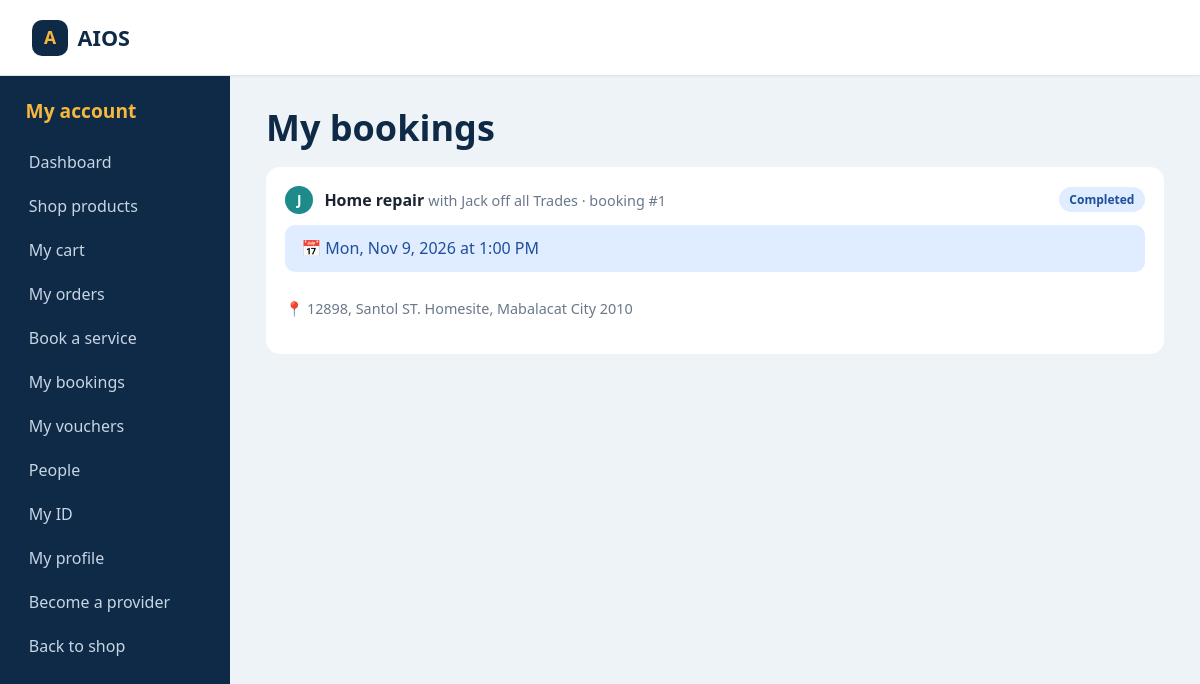
The app's page /bookings.php (signed in) with its own data.
### tables this page shows
CREATE TABLE IF NOT EXISTS bookings (
  id           INT UNSIGNED AUTO_INCREMENT PRIMARY KEY,
  client_id    INT UNSIGNED NOT NULL,
  provider_id  INT UNSIGNED NOT NULL,
  service      VARCHAR(60) NOT NULL,
  booking_date DATE NOT NULL,
  booking_time TIME NOT NULL,
  address      VARCHAR(300) NOT NULL,
  contact      VARCHAR(140) NOT NULL,
  notes        VARCHAR(500) NULL,
  status       ENUM('pending','confirmed','declined','completed','cancelled') NOT NULL DEFAULT 'pending',
  created_at   DATETIME NOT NULL,
  updated_at   DATETIME NULL,
  KEY by_client (client_id),
  KEY by_provider (provider_id, booking_date),
  FOREIGN KEY (client_id)   REFERENCES users(id) ON DELETE CASCADE,
  FOREIGN KEY (provider_id) REFERENCES users(id) ON DELETE CASCADE
);

### bookings.php (the view, shortened to what this page needs)
<?php
require_once __DIR__ . '/includes/bootstrap.php';
$uid = (int)$_SESSION['user_id'];
$st = db()->prepare('SELECT b.*, ' . store_expr('b.provider_id', 'u.first_name') . ' AS store, u.photo FROM bookings b JOIN users u ON u.id = b.provider_id
                     WHERE b.client_id = ? ORDER BY b.booking_date DESC, b.booking_time DESC LIMIT 60');
$st->execute([$uid]);
$bookings = $st->fetchAll();
?>
<!DOCTYPE html>
<html lang="en">
<head>
  <link rel="stylesheet" href="css/style.css">
</head>
<body>
  <?php include __DIR__ . '/includes/topbar.php'; ?>
  <div class="dash">
    <?php include __DIR__ . '/includes/sidebar.php'; ?>
    <main class="dash-main">
      <h1>My bookings</h1>
      <?php foreach ($bookings as $b): [$label, $class] = booking_badge($b['status']); ?>
        <div class="card order-card">
          <div class="order-head">
            <div class="who"><span class="avatar-sm"><?= avatar_art($b['photo'] ?? '', $b['store']) ?></span>
              <div><strong><?= htmlspecialchars($b['service']) ?></strong> <span class="muted">with <?= htmlspecialchars($b['store']) ?> &middot; booking #<?= (int)$b['id'] ?></span></div></div>
            <span class="badge <?= $class ?>"><?= $label ?></span>
          </div>
          <p class="eta-box<?= $b['status'] === 'completed' ? ' done' : '' ?>">&#128197; <?= htmlspecialchars(booking_when($b)) ?></p>
          <p class="muted">&#128205; <?= htmlspecialchars($b['address']) ?><?= $b['notes'] ? ' &middot; Your note: ' . htmlspecialchars($b['notes']) : '' ?></p>
        </div>
      <?php endforeach; ?>
    </main>
  </div>
</body>
</html>

### includes/bootstrap.php (shortened to what this page needs)
<?php
function db(): PDO {
    static $pdo = null;
    if (!$pdo) {
        $pdo = new PDO('mysql:host=' . DB_HOST . ';dbname=' . DB_NAME . ';charset=utf8mb4', DB_USER, DB_PASS, [
            PDO::ATTR_ERRMODE            => PDO::ERRMODE_EXCEPTION,
            PDO::ATTR_DEFAULT_FETCH_MODE => PDO::FETCH_ASSOC,
        ]);
    }
    return $pdo;
}
function store_expr(string $idCol, string $nameCol): string {
    return "COALESCE((SELECT a.business_name FROM provider_applications a WHERE a.user_id = $idCol AND a.status = 'approved' ORDER BY a.id DESC LIMIT 1), NULLIF($nameCol, ''), 'Store')";
}
function avatar_art(?string $path, string $name = ''): string {
    return '<span>' . htmlspecialchars(strtoupper(mb_substr(trim($name) !== '' ? $name : 'S', 0, 1))) . '</span>';
}
function booking_when(array $b): string {
    return date('D, M j, Y', strtotime($b['booking_date'])) . ' at ' . date('g:i A', strtotime($b['booking_time']));
}
function booking_badge(string $status, bool $forProvider = false): array {
    $map = ['pending' => [$forProvider ? 'New request' : 'Waiting for the provider', 'badge-pending'], 'confirmed' => ['Confirmed', 'badge-confirmed'],
            'completed' => ['Completed', 'badge-delivered'], 'declined' => ['Declined', 'badge-rejected'], 'cancelled' => ['Cancelled', 'badge-rejected']];
    return $map[$status] ?? [$status, 'badge-pending'];
}

### css/style.css (style rules this page uses)
:root { --navy: #0e2a47; --navy-2: #163a5f; --marigold: #f5b83d; --teal: #1f8a8a; --mist: #eef3f7; --ink: #1b2430; --muted: #6a7889; --white: #ffffff; --line: #dde5ec; --header-h: 72px; --font-head: 'Bricolage Grotesque', 'Segoe UI', sans-serif; --font-body: 'DM Sans', 'Segoe UI', sans-serif; }
*, *::before, *::after { box-sizing: border-box; }
html { scroll-behavior: smooth; scroll-padding-top: var(--header-h); }
body { margin: 0; font-family: var(--font-body); color: var(--ink); background: var(--white); line-height: 1.55; }
h1, h2, h3 { font-family: var(--font-head); margin: 0; line-height: 1.1; }
.muted { color: var(--muted); font-size: .9rem; }
.badge { font-size: .75rem; font-weight: 700; padding: .2rem .65rem; border-radius: 999px; }
.dash { display: grid; grid-template-columns: 230px minmax(0, 1fr); min-height: calc(100vh - var(--header-h)); background: var(--mist); }
.dash-main { padding: 2rem clamp(1rem, 3vw, 2.5rem) 3rem; }
.dash-main h1 { font-size: clamp(1.7rem, 3vw, 2.3rem); color: var(--navy); margin-bottom: 1.2rem; }
.card { background: var(--white); border-radius: 14px; padding: 1.2rem; display: flex; flex-direction: column; gap: .2rem; }
.order-card { margin-bottom: 1rem; gap: .7rem; }
.order-head { display: flex; justify-content: space-between; align-items: center; gap: 1rem; flex-wrap: wrap; }
.badge-delivered { background: #e0ecff; color: #1d4f9c; }
.eta-box { background: #eef7f6; color: #136b6b; padding: .7rem 1rem; border-radius: 10px; margin: 0; }
.eta-box.done { background: #e0ecff; color: #1d4f9c; }
.avatar-sm { width: 28px; height: 28px; border-radius: 50%; overflow: hidden; display: inline-grid; place-items: center; background: var(--teal); color: #fff; font-weight: 700; font-size: .85rem; flex-shrink: 0; }
.order-head .who { display: flex; align-items: center; gap: .7rem; }
html { -webkit-text-size-adjust: 100%; overflow-x: hidden; }
body { min-width: 320px; overflow-x: hidden; }
.hero, .dash, .product-page, .panel, .auth-card, .card, .product, .provider, .shop-group { min-width: 0; }

### includes/head-extra.php (style rules this page uses)
html { -webkit-text-size-adjust: 100%; }

### records on screen
bookings: name "J", service "Home repair", store "Jack off all Trades", id "1", label "Completed", booking_when($b) "Mon, Nov 9, 2026 at 1:00 PM", address "12898, Santol ST. Homesite, Mabalacat City 2010"

### other values on screen
SITE_NAME "AIOS"
$panelTitle "My account"
$menuLabel "Dashboard"
$menuLabel "Shop products"
$menuLabel "My cart"
$menuLabel "My orders"
$menuLabel "Book a service"
$menuLabel "My bookings"
$menuLabel "My vouchers"
$menuLabel "People"
$menuLabel "My ID"
$menuLabel "My profile"
$menuLabel "Become a provider"
